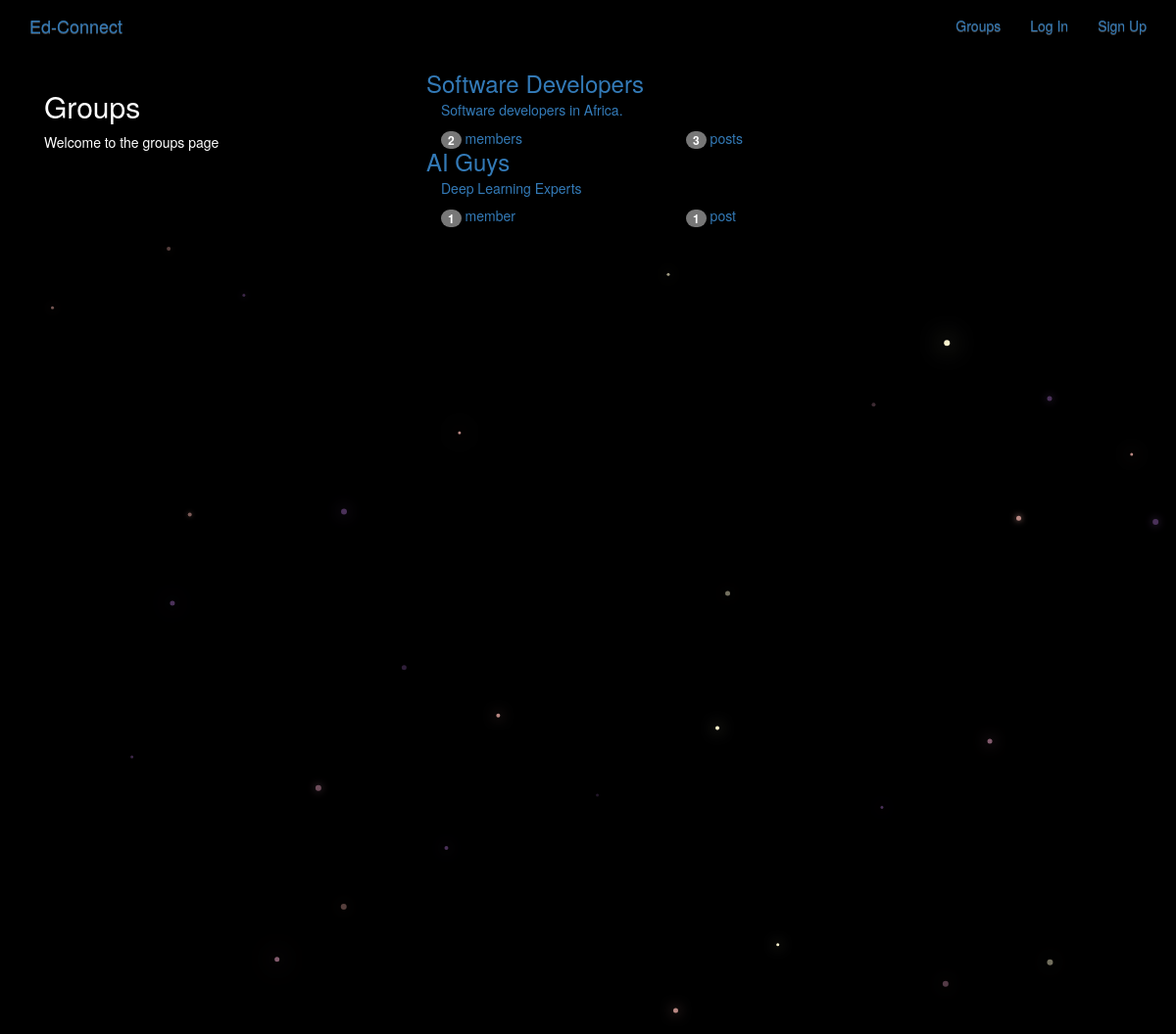
The app's page /groups/ with its own data.
### groups/models.py (models this page shows, shortened)
class Group(models.Model):
    name = models.CharField(max_length=255)
    unique = True
    slug = models.SlugField(allow_unicode=True, unique=True)
    description = models.TextField(blank=True, default='')
    description_html = models.TextField(editable=False, default='', blank=True)
    members = models.ManyToManyField(User, through='GroupMember')

### groups/views.py (the view)
class ListGroup(generic.ListView):
    model = Group

### groups/templates/groups/group_list.html (shortened to what this page needs)
{% extends "groups/group_base.html" %}
{% block pregroup %}
  <div class="col-md-4">
    <div class="content">
      <h2>Groups</h2>
      <p>Welcome to the groups page</p>
   </div>
  </div>
{% endblock %}
{% block group_content %}
  <div class="col-md-8">
    <div class="list-group">
      {% for group in object_list %}
        <a class="list=group-item" href="{% url 'groups:single' slug=group.slug %}">
          <h3 class="title list-group-item-heading">{{ group.name }}</h3>
          <div class="list-group-item-text container-fluid">
            {{ group.description_html|safe }}
            <div class="row">
              <div class="col-md-4">
                <span class="badge">{{ group.members.count }}</span>
                member{{ group.members.count|pluralize }}
              </div>
              <div class="col-md-4">
                <span class="badge">{{ group.posts.count }}</span>
                post{{ group.posts.count|pluralize }}
              </div>
            </div>
          </div>
        </a>
      {% endfor %}
    </div>
  </div>
{% endblock %}

### static/simplesocial/css/master.css (style rules this page uses)
body { margin: 0; overflow: hidden; background-color: black; color:white; }

### records on screen
Group: name "Software Developers", description_html "Software developers in Africa.", members.count "2", posts.count "3"
Group: name "AI Guys", description_html "Deep Learning Experts", members.count "1", posts.count "1"
